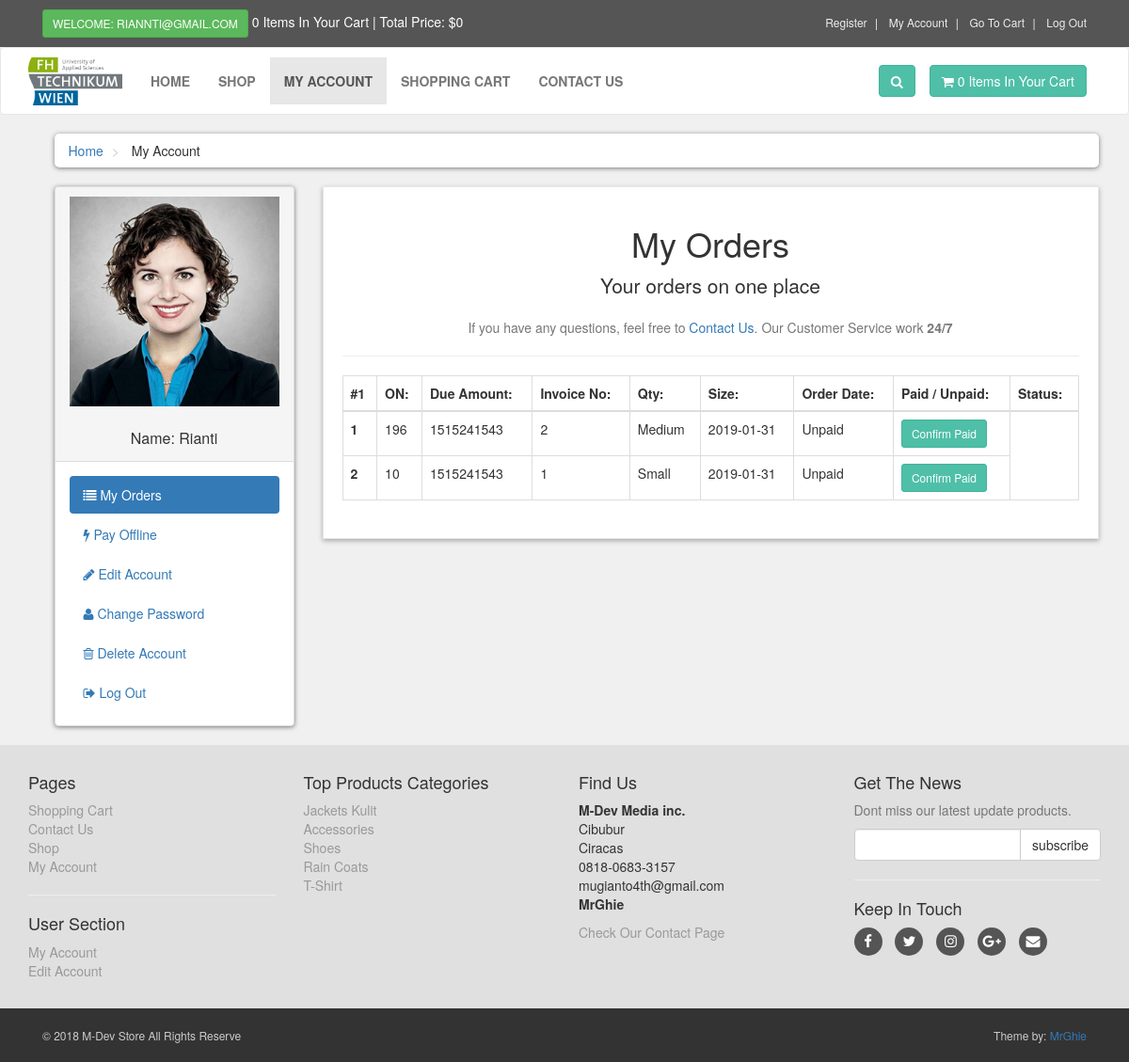
The page /customer/my_account.php?my_orders (signed in) on the database its author committed.
### tables this page shows
CREATE TABLE `customers` (
  `customer_id` int(10) NOT NULL,
  `customer_name` varchar(255) NOT NULL,
  `customer_email` varchar(255) NOT NULL,
  `customer_pass` varchar(255) NOT NULL,
  `customer_country` text NOT NULL,
  `customer_city` text NOT NULL,
  `customer_contact` varchar(255) NOT NULL,
  `customer_address` text NOT NULL,
  `customer_image` text NOT NULL,
  `customer_ip` varchar(100) NOT NULL
);

CREATE TABLE `customer_orders` (
  `order_id` int(10) NOT NULL,
  `customer_id` int(10) NOT NULL,
  `due_amount` int(100) NOT NULL,
  `invoice_no` int(100) NOT NULL,
  `qty` int(10) NOT NULL,
  `size` text NOT NULL,
  `order_date` date NOT NULL,
  `order_status` text NOT NULL
);

CREATE TABLE `product_categories` (
  `p_cat_id` int(10) NOT NULL,
  `p_cat_title` text NOT NULL,
  `p_cat_desc` text NOT NULL
);

### customer/my_orders.php (the view)
<center>
    <h1> My Orders </h1>
    <p class="lead"> Your orders on one place</p>
    <p class="text-muted">
        If you have any questions, feel free to <a href="../contact.php">Contact Us</a>. Our Customer Service work <strong>24/7</strong>
    </p>
</center>
<hr>
<div class="table-responsive">
    <table class="table table-bordered table-hover">
        <thead>
            <tr>
                 <th> #1 </th>
                <th> ON: </th>
                <th> Due Amount: </th>
                <th> Invoice No: </th>
                <th> Qty: </th>
                <th> Size: </th>
                <th> Order Date:</th>
                <th> Paid / Unpaid: </th>
                <th> Status: </th>
            </tr>
        </thead>
        <tbody>
        <?php
        $customer_session = $_SESSION['customer_email'];
        $get_customer = "select * from customers where customer_email ='$customer_session'";
        $run_customer = mysqli_query($con,$get_customer);
        $row_customer = mysqli_fetch_array($run_customer);
        $customer_id = $row_customer['customer_id'];
        $get_orders = "select * from customer_orders where customer_id = '$customer_id'";
        $run_orders = mysqli_query($con , $get_orders);
        $i = 0;
        while($row_orders = mysqli_fetch_array($run_orders))
        {
            $order_id = $row_orders['order_id'];
            $due_amount = $row_orders['due_amount'];
            $invoice_no = $row_orders['invoice_no'];
            $qty = $row_orders['qty'];
            $size = $row_orders['size'];
            $order_date = substr($row_orders['order_date'],0,11);
            $order_status = $row_orders['order_status'];
            $i++;
            if($order_status =='pending')
            {
                $order_status = 'Unpaid';
            }else
            {
                $order_status = 'Paid';
            }
        ?>
            <tr>
                <th> <?php  echo $i; ?> </th>
                <td> <?php  echo $due_amount; ?> </td>
                <td> <?php  echo $invoice_no; ?> </td>
                <td> <?php  echo $qty; ?> </td>
                <td> <?php  echo $size; ?> </td>
                <td> <?php  echo $order_date; ?> </td>
                <td> <?php  echo $order_status; ?> </td>
                <td>
                    <a href="confirm.php?order_id=<?php echo  $order_id;  ?>" target="_blank" class="btn btn-primary btn-sm"> Confirm Paid </a>
                </td>
            </tr>
           <?php  }?>
        </tbody>
    </table>
</div>

### customer/includes/sidebar.php
<div class="panel panel-default sidebar-menu">
    <div class="panel-heading">
      <?php
      $customer_session = $_SESSION['customer_email'];
      $get_customer = "select * from customers where customer_email = '$customer_session' ";
      $run_customer = mysqli_query($con , $get_customer);
      $row_customer = mysqli_fetch_array($run_customer);
      $customer_image = $row_customer['customer_image'];
      $customer_name = $row_customer['customer_name'];
      if(!isset($_SESSION['customer_email']))
      {
      }else
      {
        echo "
        <center>
        <img src='customer_images/$customer_image' class= 'img-responsive'>
        </center>
        <br/>
        <h3 class='panel-title' align='center'>
        Name: $customer_name
        </h3>
        ";
      }
      ?>
    </div>
    <div class="panel-body">
        <ul class="nav-pills nav-stacked nav">
            <li class="<?php if(isset($_GET['my_orders'])){ echo "active"; } ?>">
                <a href="my_account.php?my_orders">
                    <i class="fa fa-list"></i> My Orders
                </a>
            </li>
            <li class="<?php if(isset($_GET['pay_offline'])){ echo "active"; } ?>">
                <a href="my_account.php?pay_offline">
                    <i class="fa fa-bolt"></i> Pay Offline
                </a>
            </li>
            <li class="<?php if(isset($_GET['edit_account'])){ echo "active"; } ?>">
                <a href="my_account.php?edit_account">
                    <i class="fa fa-pencil"></i> Edit Account
                </a>
            </li>
            <li class="<?php if(isset($_GET['change_pass'])){ echo "active"; } ?>">
                <a href="my_account.php?change_pass">
                    <i class="fa fa-user"></i> Change Password
                </a>
            </li>
            <li class="<?php if(isset($_GET['delete_account'])){ echo "active"; } ?>">
                <a href="my_account.php?delete_account">
                    <i class="fa fa-trash-o"></i> Delete Account
                </a>
            </li>
            <li>
                <a href="logout.php">
                    <i class="fa fa-sign-out"></i> Log Out
                </a>
            </li>
        </ul>
    </div>
</div>

### customer/includes/footer.php (shortened to what this page needs)
<div id="footer">
    <div class="container">
        <div class="row">
            <div class="col-sm-6 col-md-3">
               <h4>Pages</h4>
                <ul>
                    <li><a href="../cart.php">Shopping Cart</a></li>
                    <li><a href="../contact.php">Contact Us</a></li>
                    <li><a href="../shop.php">Shop</a></li>
                    <li><a href="my_account.php">My Account</a></li>
                </ul>
                <hr>
                <h4>User Section</h4>
                <ul>
                <?php
if(!isset($_SESSION['customer_email']))
{
    echo "<a href='../checkout.php'>Login</a>";
}else
{
  echo "<a href='my_account.php?my_orders'>My Account</a>";
}
?>
                    <li>
                    <?php
           if(!isset($_SESSION['customer_email']))
          {
             echo "<a href='../checkout.php'>Login</a>";
              }else
                    {
                echo "<a href='my_account.php?edit_account'>Edit Account</a>";
                    }
                           ?>
                    </li>
                </ul>
            </div>
            <div class="com-sm-6 col-md-3">
                <h4>Top Products Categories</h4>
                <ul>
                    <?php
                        $get_p_cats = "select * from product_categories";
                        $run_p_cats = mysqli_query($con,$get_p_cats);
                        while($row_p_cats=mysqli_fetch_array($run_p_cats)){
                            $p_cat_id = $row_p_cats['p_cat_id'];
                            $p_cat_title = $row_p_cats['p_cat_title'];
                            echo "
                                <li>
                                    <a href='../shop.php?p_cat=$p_cat_id'>
                                        $p_cat_title
                                    </a>
                                </li>
                            ";
                        }
                    ?>
                </ul>
            </div>
            <div class="col-sm-6 col-md-3">
                <h4>Find Us</h4>
                <p>
                    <strong>M-Dev Media inc.</strong>
                    <br/>Cibubur
                    <br/>Ciracas
                    <br/>0818-0683-3157
                    <br/>mugianto4th@gmail.com
                    <br/><strong>MrGhie</strong>
                </p>
                <a href="../contact.php">Check Our Contact Page</a>
            </div>
            <div class="col-sm-6 col-md-3">
                <h4>Get The News</h4>
                <p class="text-muted">
                    Dont miss our latest update products.
                </p>
                <form action="https://feedburner.google.com/fb/a/mailverify" method="post" target="popupwindow" onsubmit="window.open('https://feedburner.google.com/fb/a/mailverify?uri=M-devMedia', 'popupwindow', 'scrollbars=yes,width=550,height=520');return true" method="post">
                    <div class="input-group">
                        <input type="text" class="form-control" name="email">
                        <span class="input-group-btn">
                            <input type="submit" value="subscribe" class="btn btn-default">
                        </span>
                    </div>
                </form>
                <hr>
                <h4>Keep In Touch</h4>
                <p class="social">
                    <a href="../#" class="fa fa-facebook"></a>
                    <a href="../#" class="fa fa-twitter"></a>
                    <a href="../#" class="fa fa-instagram"></a>
                    <a href="../#" class="fa fa-google-plus"></a>
                    <a href="../#" class="fa fa-envelope"></a>
                </p>
            </div>
        </div>
    </div>
</div>
<div id="copyright">
    <div class="container">
        <div class="col-md-6">
            <p class="pull-left">&copy; 2018 M-Dev Store All Rights Reserve</p>
        </div>
        <div class="col-md-6">
            <p class="pull-right">Theme by: <a href="#">MrGhie</a></p>
        </div>
    </div>
</div>

### customer/styles/style.css (style rules this page uses)
body { font-size: 14px; line-height: 1.42857143; color: #333333; background: #f0f0f0; overflow-x: hidden; }
.btn-primary { color: rgb(255, 255, 255); background: rgb(79, 191, 168); border-color: rgb(65, 179, 156); }
#content .panel.sidebar-menu { box-sizing: border-box; box-shadow: 0px 1px 5px rgba(0, 0, 0, .5); }
#content .panel.sidebar-menu h3 { padding: 5px 0px; margin: 0px; }
#footer { background: #e0e0e0; padding: 20px 0; }
#footer a { color: #999999; padding: 0; text-decoration: none; }
#footer ul { list-style: none; padding-left: 0px; }
#footer .social { text-align: left; }
#footer .social a { margin: 0px 10px 0px 0px; display: inline-block; color: #ffffff; width: 30px; height: 30px; border-radius: 15px; line-height: 30px; font-size: 15px; text-align: center; vertical-align: bottom; background: #555555; text-decoration: none; }
#copyright { background: #333333; color: #cccccc; padding: 20px 0px; font-size: 12px; }
#copyright p { margin: 0px; }

### rows shown on the page
customers: customer_image (picture), customer_name "Rianti"
customer_orders: due_amount "196", invoice_no "1515241543", qty "2", size "Medium", order_date "2019-01-31", order_status "Unpaid"
customer_orders: due_amount "10", invoice_no "1515241543", qty "1", size "Small", order_date "2019-01-31", order_status "Unpaid"
product_categories: p_cat_title "Jackets Kulit"
product_categories: p_cat_title "Accessories"
product_categories: p_cat_title "Shoes"
product_categories: p_cat_title "Rain Coats"
product_categories: p_cat_title "T-Shirt"

### other values the page prints
$_SESSION['customer_email'] "RIANNTI@GMAIL.COM"
$count_items "0 0"
$total "0"
